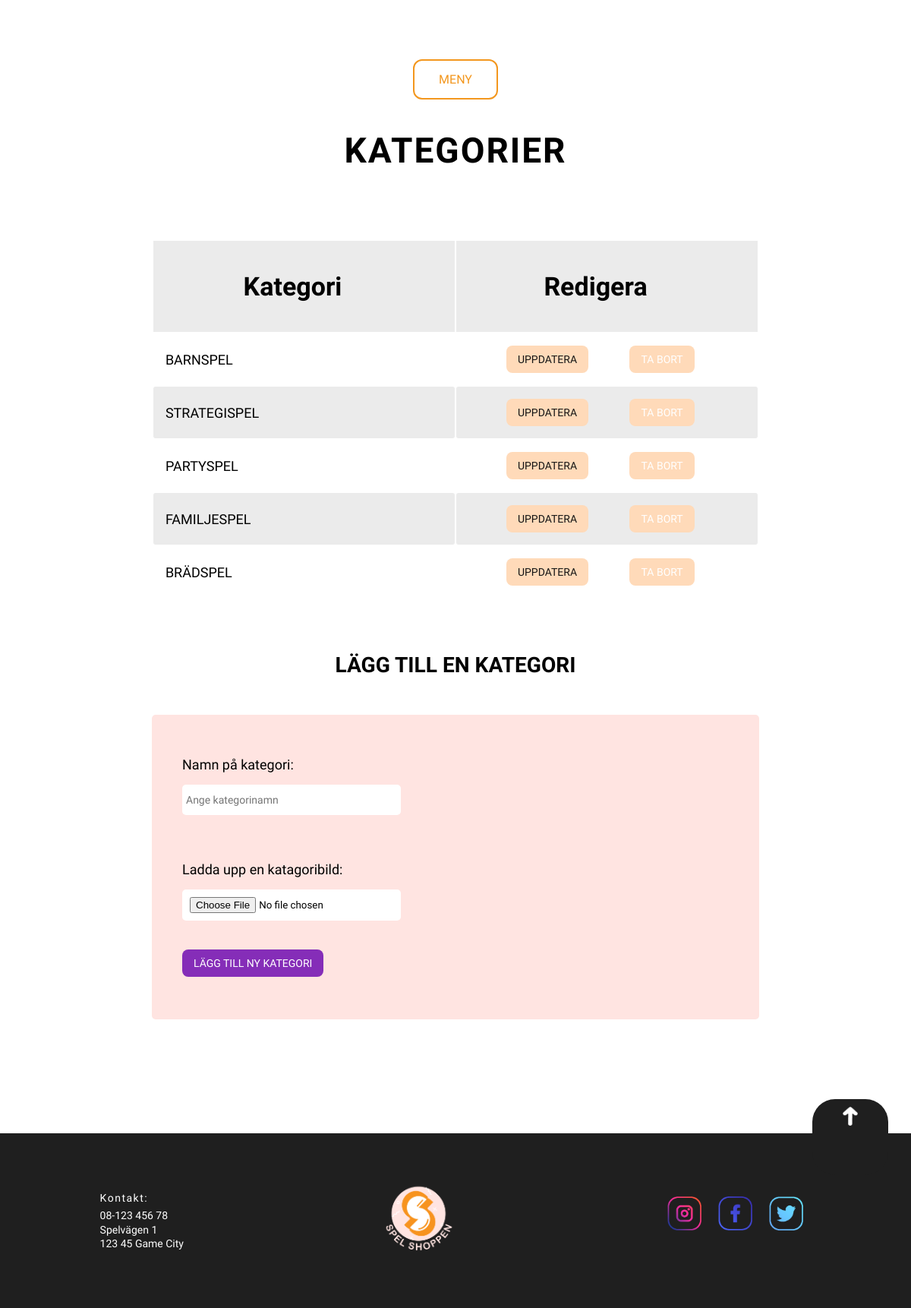
Page /admin/admin-category.php on the committed database.
### tables this page shows
CREATE TABLE `webshop_categories` (
  `categoryid` int(11) NOT NULL,
  `category` varchar(100) NOT NULL,
  `image` varchar(200) NOT NULL
);

### admin/admin-category.php (the view, shortened to what this page needs)
<?php
require_once 'header.php';
require_once '../config/db.php';
$sql = "SELECT * FROM webshop_categories";
$stmt = $db->prepare($sql);
$stmt->execute();
$list = "<section class='table_categories-container'><table class='table_categories'><tr class='table_category-row' >
        <th class='table_category-head'>Kategori</th>
        <th class='table_category-head'>Redigera</th></tr>";
while($row = $stmt->fetch(PDO::FETCH_ASSOC)){
    $category = htmlspecialchars($row['category']);
    $id = htmlspecialchars($row['categoryid']);
    $list .= "<tr class='table_category-row'>
    <td class='table_category-cell'> $category</td>
    <td class='table_category-cell'><button class='btn_update-category'><a href='admin-update-category.php?id=$id'>Uppdatera</a></button>
    <button class='btn_delete-category'><a href='admin-delete-category.php?id=$id' onclick='return myFunction()' id='delete'>Ta bort</a></button></td></tr>";
    }
    $list .= '</table></section>';
 ?>
<div class="page__backround">
<h1 class="category-head">Kategorier</h1>
<?php echo $list;?>
<?php
require_once "admin-create-category.php";
require_once "../footer.php"?>

### styles/main.css (style rules this page uses)
* { -webkit-box-sizing: border-box; box-sizing: border-box; margin: 0; padding: 0; font-family: "Kulim Park", sans-serif; }
body { background: white; width: 100%; min-width: 200px; }
h1 { margin: 10px 0; font-size: 24px; }
@media (min-width: 500px) { h1 { font-size: 28px; } }
button { padding: 10px 15px; font-size: 14px; border: none; border-radius: 8px; background-color: #f3971e; -webkit-transition: all 0.5s ease; transition: all 0.5s ease; text-transform: uppercase; color: whitesmoke; }
a { text-decoration: none; color: #151515; cursor: pointer; }
body { height: 100%; }
@media (min-width: 500px) { .table_categories-container { display: -webkit-box; display: -ms-flexbox; display: flex; -webkit-box-orient: vertical; -webkit-box-direction: normal; -ms-flex-direction: column; flex-direction: column; -webkit-box-pack: center; -ms-flex-pack: center; justify-content: center; -webkit-box-align: center; -ms-flex-align: center; align-items: center; } }
@media (min-width: 500px) { .table_categories { min-width: 650px; margin-bottom: 5%; } }
@media (min-width: 500px) and (min-width: 800px) { .table_categories { min-width: 800px; } }
@media (min-width: 500px) { .category-head { font-size: 46px; text-align: center; padding: 0 10% 10% 10%; letter-spacing: 2px; text-transform: uppercase; } }
@media (min-width: 500px) { .table_category-head { font-size: 34px; padding-bottom: 5%; padding-top: 5%; } }
@media (min-width: 500px) { tr { padding: 5%; } }
@media (min-width: 500px) { .table_category-cell { width: 200px; font-size: 18px; padding: 2%; text-transform: uppercase; border-radius: 3px; } }
@media (min-width: 500px) { .table_category-head { padding-right: 30px; } }
@media (min-width: 500px) { .btn_update-category, .btn_delete-category { margin-left: 15px; background: peachpuff; text-transform: uppercase; } }
@media (min-width: 500px) and (min-width: 700px) { .btn_update-category, .btn_delete-category { margin-left: 30px; } }
@media (min-width: 500px) and (min-width: 800px) { .btn_update-category, .btn_delete-category { margin-left: 50px; } }
@media (min-width: 500px) { .btn_delete-category a { color: #ffffff; } }
@media (min-width: 500px) { tr:nth-child(odd) { background: #ebebeb; } }
@media (min-width: 500px) { td { width: 200px; font-size: 18px; padding: 2%; } }

### rows in the picture
webshop_categories: category "BARNSPEL"
webshop_categories: category "STRATEGISPEL"
webshop_categories: category "PARTYSPEL"
webshop_categories: category "FAMILJESPEL"
webshop_categories: category "BRÄDSPEL"
